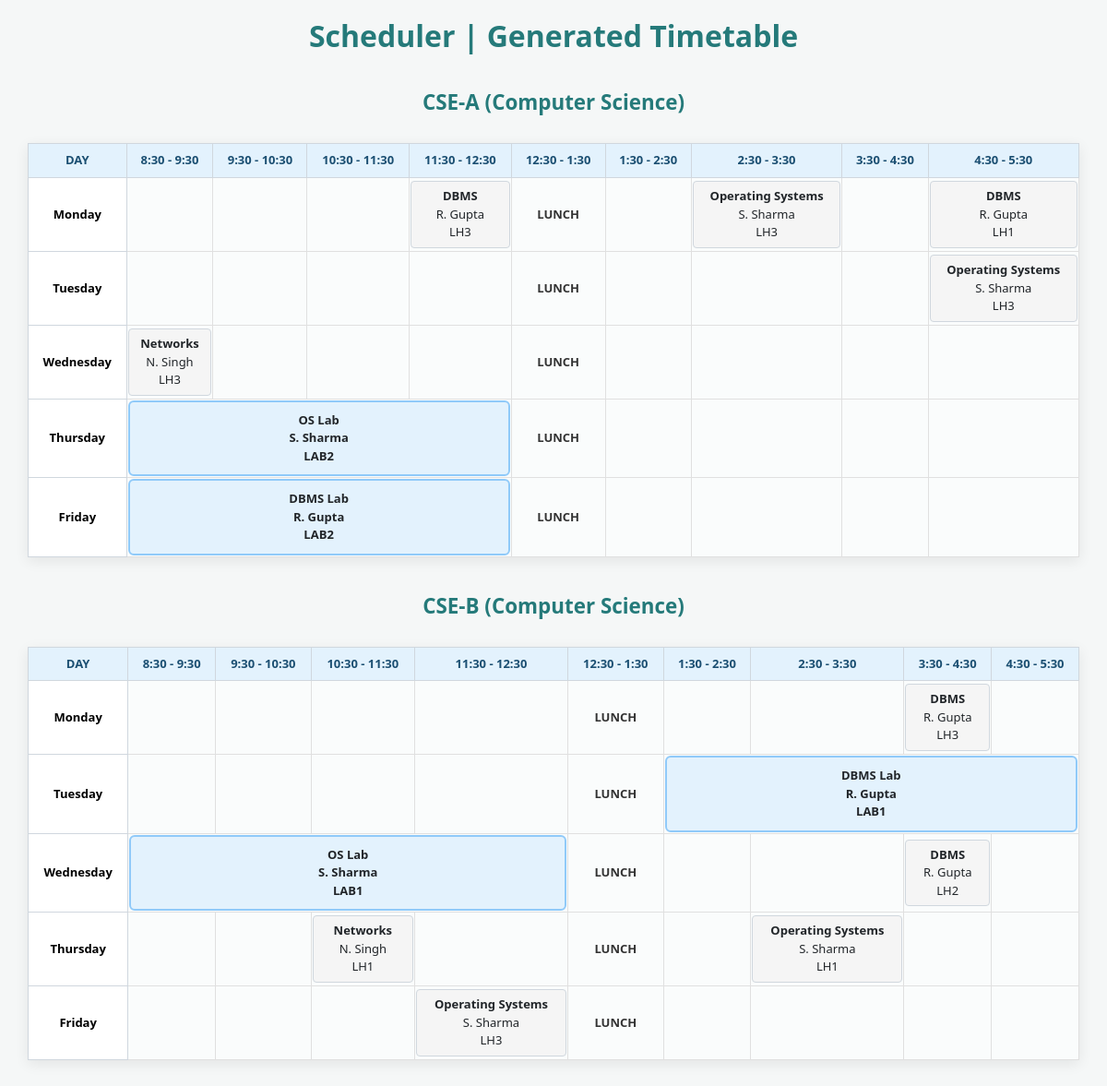
Screenshot of /timetable_generation/ with the database file from the repository.
### ttgen/models.py (models this page shows, shortened)
class Section(models.Model):
    section_id = models.CharField(max_length=25, primary_key=True)
    department = models.ForeignKey(Department, on_delete=models.CASCADE)
    num_class_in_week = models.IntegerField(default=0)
    course = models.ForeignKey(Course, on_delete=models.CASCADE, blank=True, null=True)
    meeting_time = models.ForeignKey(MeetingTime, on_delete=models.CASCADE, blank=True, null=True)
    room = models.ForeignKey(Room, on_delete=models.CASCADE, blank=True, null=True)
    instructor = models.ForeignKey(Instructor, on_delete=models.CASCADE, blank=True, null=True)

class Department(models.Model):
    dept_name = models.CharField(max_length=50)
    courses = models.ManyToManyField(Course)

class Course(models.Model):
    course_number = models.CharField(max_length=5, primary_key=True)
    course_name = models.CharField(max_length=40)
    max_numb_students = models.CharField(max_length=65)
    room_required = models.CharField(max_length=20, default='Lecture Hall')
    time = models.CharField(max_length=40, default='1')
    instructors = models.ManyToManyField(Instructor)

class Instructor(models.Model):
    uid = models.CharField(max_length=6)
    name = models.CharField(max_length=25)

class Room(models.Model):
    r_number = models.CharField(max_length=6)
    seating_capacity = models.IntegerField(default=0)
    room_type = models.CharField(max_length=20, default='Lecture Hall')

### ttgen/views.py (the view)
# urls.py: path('timetable_generation/', views.timetable, name='timetable'),
def timetable(request):
    global data
    data = Data()
    population = Population(POPULATION_SIZE)
    ga = GeneticAlgorithm()
    MAX_GEN = 200
    FITNESS_THRESHOLD = 0.90
    population.get_schedules().sort(key=lambda s: s.get_fitness(), reverse=True)
    gen = 0
    while True:
        best = population.get_schedules()[0].get_fitness()
        print(f"Generation {gen:03d} | Best fitness = {best:.4f}")
        if best >= FITNESS_THRESHOLD or gen >= MAX_GEN:
            break
        population = ga.evolve(population)
        population.get_schedules().sort(key=lambda s: s.get_fitness(), reverse=True)
        gen += 1
    best_schedule = population.get_schedules()[0]
    days = ["Monday", "Tuesday", "Wednesday", "Thursday", "Friday"]
    SLOT_LABELS = {
        "1": "8:30 - 9:30",
        "2": "9:30 - 10:30",
        "3": "10:30 - 11:30",
        "4": "11:30 - 12:30",
        "5": "12:30 - 1:30",   # Lunch
        "6": "1:30 - 2:30",
        "7": "2:30 - 3:30",
        "8": "3:30 - 4:30",
        "9": "4:30 - 5:30",
    }
    sections = list(Section.objects.all())
    all_labs = best_schedule.get_labs()
    all_classes = best_schedule.get_classes()
    tables = []
    for section in sections:
        section_rows = []
        for day in days:
            cells = []
            slot = 1
            while slot <= 9:
                if slot == 5:
                    cells.append({
                        "type": "lunch",
                        "colspan": 1,
                        "lab": None,
                        "classes": [],
                    })
                    slot += 1
                    continue
                lab_here = None
                for lab in all_labs:
                    if (
                        lab.section == section.section_id and
                        lab.meeting_times and
                        lab.meeting_times[0].day == day and
                        int(lab.meeting_times[0].time) == slot
                    ):
                        lab_here = lab
                        break
                if lab_here is not None:
                    cells.append({
                        "type": "lab",
                        "colspan": 4,
                        "lab": lab_here,
                        "classes": [],
                    })
                    slot += 4
                    continue
                classes_here = [
                    cls for cls in all_classes
                    if (
                        cls.section == section.section_id and
                        cls.meeting_time is not None and
                        cls.meeting_time.day == day and
                        int(cls.meeting_time.time) == slot
                    )
                ]
                if classes_here:
                    cells.append({
                        "type": "class",
                        "colspan": 1,
                        "lab": None,
                        "classes": classes_here,
                    })
                else:
                    cells.append({
                        "type": "empty",
                        "colspan": 1,
                        "lab": None,
                        "classes": [],
                    })
                slot += 1
            section_rows.append({
                "day": day,
                "cells": cells,
            })
        tables.append({
            "section": section,
            "rows": section_rows,
        })
    return render(request, "gentimetable.html", {
        "tables": tables,
        "SLOT_LABELS": SLOT_LABELS,
    })

### ttgen/views.py (called while the page is built, shortened)
    def get_meetingTimes(self): return self._meetingTimes

    def get_lab_rooms(self):
        return [r for r in self._rooms if r.room_type == "Lab"]

    def get_lecture_rooms(self):
        return [r for r in self._rooms if r.room_type != "Lab"]

    def set_instructor(self, instructor): self.instructor = instructor

    def set_meetingTime(self, mt): self.meeting_time = mt

    def set_room(self, room): self.room = room

    def set_instructor(self, instructor): self.instructor = instructor

    def set_meetingTimes(self, mts): self.meeting_times = mts

    def set_room(self, room): self.room = room

    def get_labs(self): return self._labs

    def get_classes(self): return self._classes

    def get_fitness(self):
        if self._isFitnessChanged:
            self._fitness = self.calculate_fitness()
            self._isFitnessChanged = False
        return self._fitness

    def _get_consecutive_slots(self, day, start_slot):
        all_times = self._data.get_meetingTimes()
        order = ["1","2","3","4","5","6","7","8","9"]
        day_slots = [mt for mt in all_times if mt.day == day]
        day_slots.sort(key=lambda mt: order.index(mt.time))
        try:
            idx = next(i for i, mt in enumerate(day_slots) if mt.time == start_slot)
        except StopIteration:
            return []
        end = idx + LAB_DURATION - 1
        if end >= len(day_slots):
            return []
        block = day_slots[idx:end+1]
        for mt in block:
            if mt.time == LUNCH_SLOT:
                return []
        return block

    def _conflicts_if_assign_lab(self, mts, room, instructor, section):
        for lab in self._labs:
            for mt in mts:
                if mt in lab.meeting_times:
                    if lab.section == section: return True
                    if lab.room == room: return True
                    if lab.instructor == instructor: return True
        return False

    def initialize(self):
        self.initialize_labs()
        self.initialize_classes()
        return self

    def get_schedules(self):
        return self._schedules

### templates/gentimetable.html (shortened to what this page needs)
{% load static %}
<!DOCTYPE html>
<html lang="en">
<head>
<link rel="stylesheet" href="https://maxcdn.bootstrapcdn.com/bootstrap/4.0.0/css/bootstrap.min.css">
</head>
<body>
<h1>Scheduler | Generated Timetable</h1>
{% block content %}
{% for table in tables %}
  <h2 class="secHead">
    {{ table.section.section_id }} ({{ table.section.department.dept_name }})
  </h2>
  <table class="table2">
    <thead>
      <tr>
        <th>DAY</th>
        <th>{{ SLOT_LABELS.1 }}</th>
        <th>{{ SLOT_LABELS.2 }}</th>
        <th>{{ SLOT_LABELS.3 }}</th>
        <th>{{ SLOT_LABELS.4 }}</th>
        <th>{{ SLOT_LABELS.5 }}</th>
        <th>{{ SLOT_LABELS.6 }}</th>
        <th>{{ SLOT_LABELS.7 }}</th>
        <th>{{ SLOT_LABELS.8 }}</th>
        <th>{{ SLOT_LABELS.9 }}</th>
      </tr>
    </thead>
    <tbody>
    {% for row in table.rows %}
      <tr>
        <th style="background:#ffffff; font-weight:600; color:#000;">
          {{ row.day }}
        </th>
        {% for cell in row.cells %}
          {% if cell.type == "lunch" %}
            <td colspan="{{ cell.colspan }}" class="lunch-cell">
              LUNCH
            </td>
          {% elif cell.type == "lab" %}
            <td colspan="{{ cell.colspan }}">
              <div class="lab-box">
                <strong>{{ cell.lab.course.course_name }}</strong><br>
                {{ cell.lab.instructor.name }}<br>
                {{ cell.lab.room.r_number }}
              </div>
            </td>
          {% elif cell.type == "class" %}
            <td colspan="{{ cell.colspan }}">
              {% for cls in cell.classes %}
                <div class="class-box">
                  <strong>{{ cls.course.course_name }}</strong><br>
                  {{ cls.instructor.name }}<br>
                  {{ cls.room.r_number }}
                </div>
              {% endfor %}
            </td>
          {% else %}
            <td colspan="{{ cell.colspan }}"></td>
          {% endif %}
        {% endfor %}
      </tr>
    {% endfor %}
    </tbody>
  </table>
{% endfor %}
{% endblock %}
</body>
</html>

### templates/gentimetable.html (style rules this page uses)
body { background: #f5f7f7; font-family: "Segoe UI", sans-serif; }
h1 { margin-top: 20px; font-size: 2rem; color: #257a7a; text-align: center; font-weight: 650; }
.secHead { margin-top: 40px; text-align: center; font-size: 1.4rem; color: #257a7a; font-weight: 600; }
.table2 { margin: 30px auto; width: 95%; border-collapse: collapse; background: #ffffff; box-shadow: 0 4px 14px rgba(0,0,0,0.08); }
.table2 th { background: #e3f2fd; color: #1b4f72; padding: 8px; text-align: center; font-size: 13px; border: 1px solid #d0d7de; }
.table2 td { border: 1px solid #e0e0e0; height: 80px; vertical-align: middle; text-align: center; background: #fafcfc; font-size: 13px; }
.lab-box { background: #e3f2fd; border: 2px solid #90caf9; border-radius: 6px; padding: 10px; font-weight: 600; }
.class-box { background: #f5f5f5; border: 1px solid #d0d7de; border-radius: 4px; padding: 6px; }
.lunch-cell { background: #ffffff; font-weight: 700; font-size: 13px; color: #333; }

### rows the page displays
Section: section.section_id "CSE-A", section.department.dept_name "Computer Science", SLOT_LABELS "8:30 - 9:30", SLOT_LABELS "9:30 - 10:30", SLOT_LABELS "10:30 - 11:30", SLOT_LABELS "11:30 - 12:30", SLOT_LABELS "12:30 - 1:30", SLOT_LABELS "1:30 - 2:30", SLOT_LABELS "2:30 - 3:30", SLOT_LABELS "3:30 - 4:30", SLOT_LABELS "4:30 - 5:30", day "Monday" "Tuesday" "Wednesday" "Thursday" "Friday"
Course: course.course_name "DBMS" "DBMS" "DBMS" "DBMS"
Instructor: instructor.name "R. Gupta" "R. Gupta" "R. Gupta" "R. Gupta", lab.instructor.name "R. Gupta" "R. Gupta"
Room: room.r_number "LH3" "LH3" "LH3" "LH3" "LH3" "LH3"
Course: course.course_name "Operating Systems" "Operating Systems" "Operating Systems" "Operating Systems"
Instructor: instructor.name "S. Sharma" "S. Sharma" "S. Sharma" "S. Sharma", lab.instructor.name "S. Sharma" "S. Sharma"
Room: room.r_number "LH1" "LH1" "LH1"
Course: course.course_name "Networks" "Networks"
Instructor: instructor.name "N. Singh" "N. Singh"
Course: lab.course.course_name "OS Lab" "OS Lab"
Room: lab.room.r_number "LAB2" "LAB2"
Course: lab.course.course_name "DBMS Lab" "DBMS Lab"
Section: section.section_id "CSE-B", section.department.dept_name "Computer Science", SLOT_LABELS "8:30 - 9:30", SLOT_LABELS "9:30 - 10:30", SLOT_LABELS "10:30 - 11:30", SLOT_LABELS "11:30 - 12:30", SLOT_LABELS "12:30 - 1:30", SLOT_LABELS "1:30 - 2:30", SLOT_LABELS "2:30 - 3:30", SLOT_LABELS "3:30 - 4:30", SLOT_LABELS "4:30 - 5:30", day "Monday" "Tuesday" "Wednesday" "Thursday" "Friday"
Room: lab.room.r_number "LAB1" "LAB1"
Room: room.r_number "LH2"
